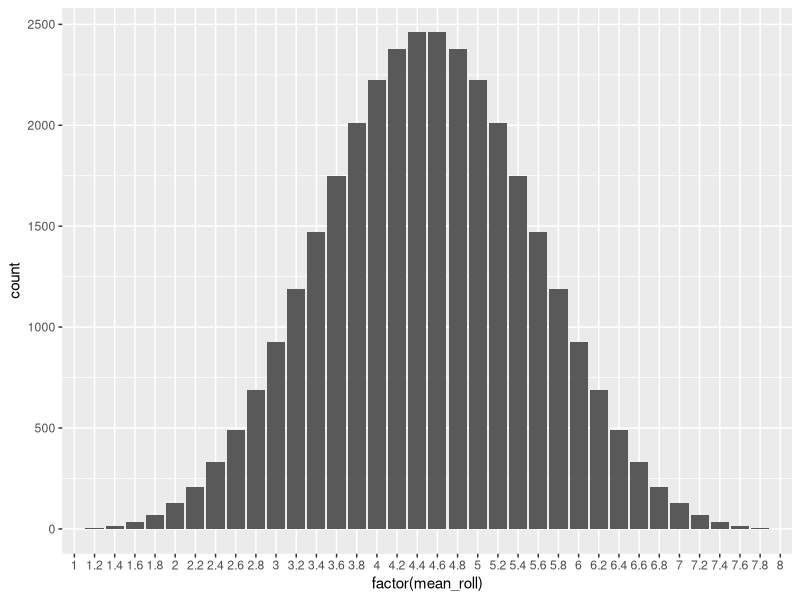

This figure's R source:
# Exact Sampling Distribution example

library(tidyverse)

# Expand a grid representing 5 8-sided dice
dice <- expand_grid(
  die1 = 1:8,
  die2 = 1:8,
  die3 = 1:8,
  die4 = 1:8,
  die5 = 1:8,
) %>%  
  # Add a column of mean rolls
  mutate(mean_roll = (die1 + die2 + die3 + die4 + die5) / 5)

# Using dice, draw a bar plot of mean_roll as a factor
ggplot(dice, aes(x = factor(mean_roll))) +
  geom_bar()
